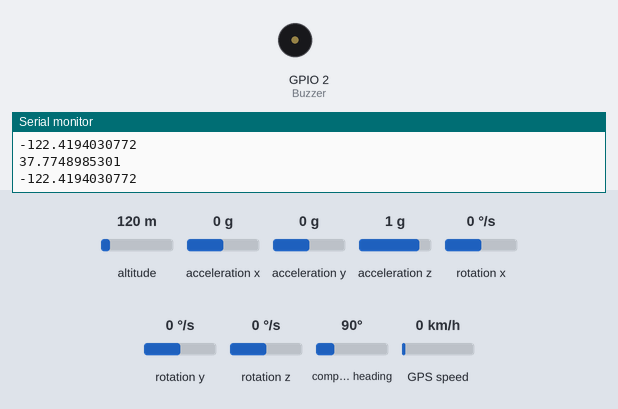
A sketch run on a simulated ESP32. On the bench: buzzer (waves = sounding), the last lines printed to the serial monitor. The inputs (shaded band) are chosen by the test bench; at power-on: acceleration x 0 g, altitude 120 m, acceleration y 0 g, acceleration z 1 g, rotation x 0 °/s, rotation y 0 °/s, rotation z 0 °/s, compass heading 90°, GPS speed 0 km/h. WiFi joins after 1.5 s; servers stay silent unless stated; network time is answered at once with the bench clock; the local clock reads 2024-03-15 10:24:30 at power-on unless the sketch sets it; the GPS gets a fix after 3 s at 37.7749, -122.4194 with 8 satellites; the Firebase database answers and starts empty.

Above: at 4.3 s.
4.4 s: acceleration x set to -1.4 g
At 10.15 s:
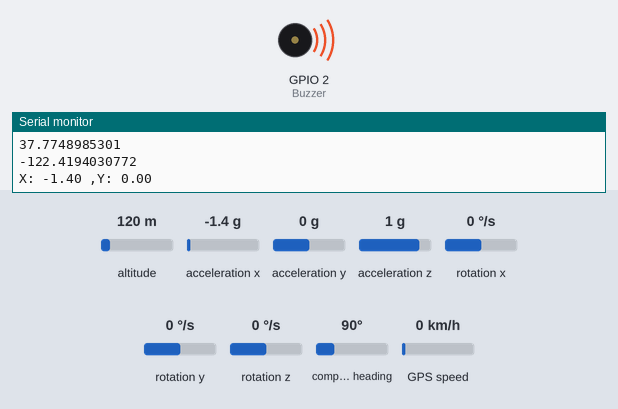
Timing chart, 0 to 11.7 s (numbered marks = the images above; inputs shaded):
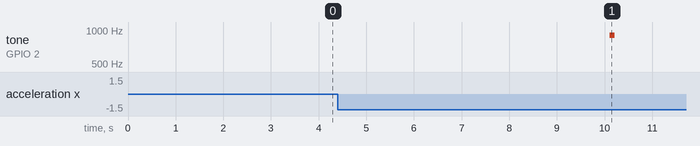

Measured:
- after the input at 4.4 s, tone on GPIO 2 (Buzzer): silent → 900 Hz after 5.7 s, → silent 0.10 s later

The sketch:

mpuespMB.ino
```cpp
#include <Wire.h>
#include <WiFi.h>
#include "I2Cdev.h"
#include "MPU6050.h"
#include <NTPClient.h>
#include <WiFiUdp.h>
#include <SD.h>
#include <String.h>
#include <Firebase_ESP_Client.h>
#include <TinyGPS++.h>

#include "addons/TokenHelper.h"
#include "addons/RTDBHelper.h"

int16_t ax, ay, az;
MPU6050 mpu;
TinyGPSPlus gps;
struct MyData {
  float X;
  float Y;
};
MyData data;
#define WIFI_SSID "PLDTHOMEFIBRzYWbH"
#define WIFI_PASSWORD "February#141725"
#define API_KEY "AIzaSyBQaVLtSryZBpSV_cIeCzkgpfglvnftw20"
#define USER_EMAIL "erldhei@gmail.com"
#define USER_PASSWORD "arcsabaody42"
#define DATABASE_URL "https://prj-safestride-ff-default-rtdb.asia-southeast1.firebasedatabase.app/"
#define Buzzer 2
#define GPS_BAUDRATE 9600


FirebaseData fbdo;
FirebaseAuth auth;
FirebaseConfig config;

// Variable to save USER UID
String uid;
String gpsPath, mpuPath, batteryPath, idPath, valePath;
String xPath = "/X";
String yPath = "/Y";
String batPath= "/status";
String IDPath = "/ID";
String gpslatPath = "/Latitude";
String gpslongPath = "/Longitude";
String latPath ="/Latitude";
String longPath="/Longitude";
String datePath = "/Date";
String timePath = "/Time";
String formattedDate, formattedTime;

String parentGPS, parentMPU;


int vale = 0, battery, real=0, sec=0;
float x, y;
float latitude;
float longitude;
float deflat = 14.327476145509364;
float deflong = 120.94339924643688;
String serialid = "SS-01";
unsigned long mpuLastRunTime = 0;
unsigned long gpsLastRunTime = 0;
const unsigned long mpuInterval = 5000;
const unsigned long gpsInterval = 1000;
const unsigned long gpsProcessingTimeLimit = 5000;

FirebaseJson json;
WiFiUDP ntpUDP;
NTPClient timeClient(ntpUDP, "ntp.pagasa.dost.gov.ph");

void initWiFi()
{
  WiFi.begin(WIFI_SSID, WIFI_PASSWORD);
  Serial.print("Connecting to WiFi ..");

    while (WiFi.status() != WL_CONNECTED)
    {
      Serial.print('.');
      delay(1000);
    }

  Serial.println(WiFi.localIP());
  Serial.println();
  timeClient.setTimeOffset(28800);
  timeClient.begin();
}

void setup() {
  Serial.begin(9600);
  Serial2.begin(GPS_BAUDRATE);
  Wire.begin();
  initWiFi();
  config.api_key = API_KEY;

  auth.user.email = USER_EMAIL;
  auth.user.password = USER_PASSWORD;

  config.database_url = DATABASE_URL;

  Firebase.reconnectWiFi(true);
  fbdo.setResponseSize(4096);

  config.token_status_callback = tokenStatusCallback;
  config.max_token_generation_retry = 5;

  Firebase.begin(&config, &auth);

  Serial.println("Getting User UID");

    while ((auth.token.uid) == "")
    {
      Serial.print('.');
      delay(1000);
    }

  uid = auth.token.uid.c_str();
  Serial.print("User UID: ");
  Serial.println(uid);

  mpuPath = "/UsersData/" + uid + "/fallDetection";
  gpsPath = "/UsersData/" + uid + "/gpsReadings";
  batteryPath = "/UsersData/" + uid + "/Status";
  idPath = "/UsersData/" + uid + "/ID";
  valePath = "/UsersData/" + uid + "/valehistory";

  if (Firebase.RTDB.getFloat(&fbdo, valePath.c_str())) {
    vale = fbdo.floatData();
    vale = vale +  1;
    Serial.print("Retrieved current vale value from Firebase: ");
    Serial.println(vale);
  } else {
    Serial.println("Failed to retrieve current vale value from Firebase. Using default value (0).");
  }
  pinMode(Buzzer, OUTPUT);
  ledcSetup(0, 500, 8);
  mpu.initialize();
  offsets();
}

void offsets(){
    delay(1000);

  // Read accelerometer offsets
  mpu.setXAccelOffset(-432);
  mpu.setYAccelOffset(169);

}

void loop() {
  timeClient.update();

  Firebase.RTDB.setString(&fbdo,(idPath + "/" + IDPath).c_str(), serialid);
  timegetter();
if (millis() - mpuLastRunTime >= mpuInterval) {
    mpugetter();
    mpuLastRunTime = millis();
  }
  if (millis() - gpsLastRunTime >= gpsInterval) {
    readGPS();
    gpsLastRunTime = millis();
  }
  delay(1000);
}
void timegetter(){
  formattedTime = timeClient.getFormattedTime();
  int separatorIndex = formattedTime.indexOf(':');  // Find the first colon
  String hours = formattedTime.substring(0, separatorIndex);
  String minutes = formattedTime.substring(separatorIndex + 1, separatorIndex + 3);

  int hoursInt = hours.toInt();
  String ampm = (hoursInt < 12) ? "AM" : "PM";
  hoursInt = (hoursInt % 12 == 0) ? 12 : hoursInt % 12;

  formattedTime = String(hoursInt) + ":" + minutes + " " + ampm;
  formattedDate = timeClient.getFormattedDate();
  int spaceIndex = formattedDate.indexOf('T');
  formattedDate = formattedDate.substring(0, spaceIndex);
  int year = formattedDate.substring(0, 4).toInt();
  int month = formattedDate.substring(5, 7).toInt();
  int day = formattedDate.substring(8, 10).toInt();
  formattedDate = String(month) + "/" + String(day) + "/" + String(year % 100);
}
void mpugetter(){
  mpu.getAcceleration(&ax, &ay, &az);
  data.X = static_cast<float>(ax) / 16384.0; // X axis data
  data.Y = static_cast<float>(ay) / 16384.0; // Y axis data
  x = data.X;
  y = data.Y;
  Serial.print("X: ");
  Serial.print(data.X);
  Serial.print(F(" ,"));
  Serial.print("Y: ");
  Serial.println(data.Y);

  if(data.X > 0.75 || data.X < -0.75 || data.Y > 0.75 || data.Y < -0.75){
    tone(Buzzer, 1000, 700);
    tone(Buzzer, 900, 100);
    passtoFire(x, y);
    delay(500);
    noTone(Buzzer);
  }
}
void passtoFire(float x, float y){
  String valeVal = String(vale);
    parentMPU = mpuPath + "/" + valeVal;
    Firebase.RTDB.setFloat(&fbdo, (mpuPath + "/" + valeVal + xPath).c_str(), x);
    Firebase.RTDB.setFloat(&fbdo, (mpuPath + "/" + valeVal + yPath).c_str(), y);
    if( latitude != 0.0 && longitude != 0.0){
        Firebase.RTDB.setFloat(&fbdo, (mpuPath + "/" + valeVal + latPath).c_str(), latitude);
        Firebase.RTDB.setFloat(&fbdo, (mpuPath + "/" + valeVal + longPath).c_str(), longitude);
    }
    else{
        Firebase.RTDB.setFloat(&fbdo, (mpuPath + "/" + valeVal + latPath).c_str(), deflat);
        Firebase.RTDB.setFloat(&fbdo, (mpuPath + "/" + valeVal + longPath).c_str(), deflong);
    }
    Firebase.RTDB.setString(&fbdo, (mpuPath + "/" + valeVal + timePath).c_str(), formattedTime);
    Firebase.RTDB.setString(&fbdo, (mpuPath + "/" + valeVal + datePath).c_str(), formattedDate);
    Firebase.RTDB.setFloat(&fbdo, valePath.c_str(), vale);
    vale++;
}
void readGPS()
{


  while (Serial2.available() > 0){
    if (gps.encode(Serial2.read())) {
      if (gps.location.isValid()) {
        latitude = gps.location.lat(), 10;
        longitude = gps.location.lng(), 10;
        Serial.println(latitude, 10);
        Serial.println(longitude, 10);
        Firebase.RTDB.setFloat(&fbdo, (gpsPath + "/" + gpslatPath).c_str(), latitude);
        Firebase.RTDB.setFloat(&fbdo, (gpsPath + "/" + gpslongPath).c_str(), longitude);

      } else {

        Firebase.RTDB.setFloat(&fbdo, (gpsPath + "/" + gpslongPath).c_str(), deflat);
        Firebase.RTDB.setFloat(&fbdo, (gpsPath + "/" + gpslongPath).c_str(), deflong);
            delay(2500);
      }
    }

   if (millis() - gpsLastRunTime >= gpsProcessingTimeLimit) {
      break;
    }
  }

  delay(5000);

}
```
